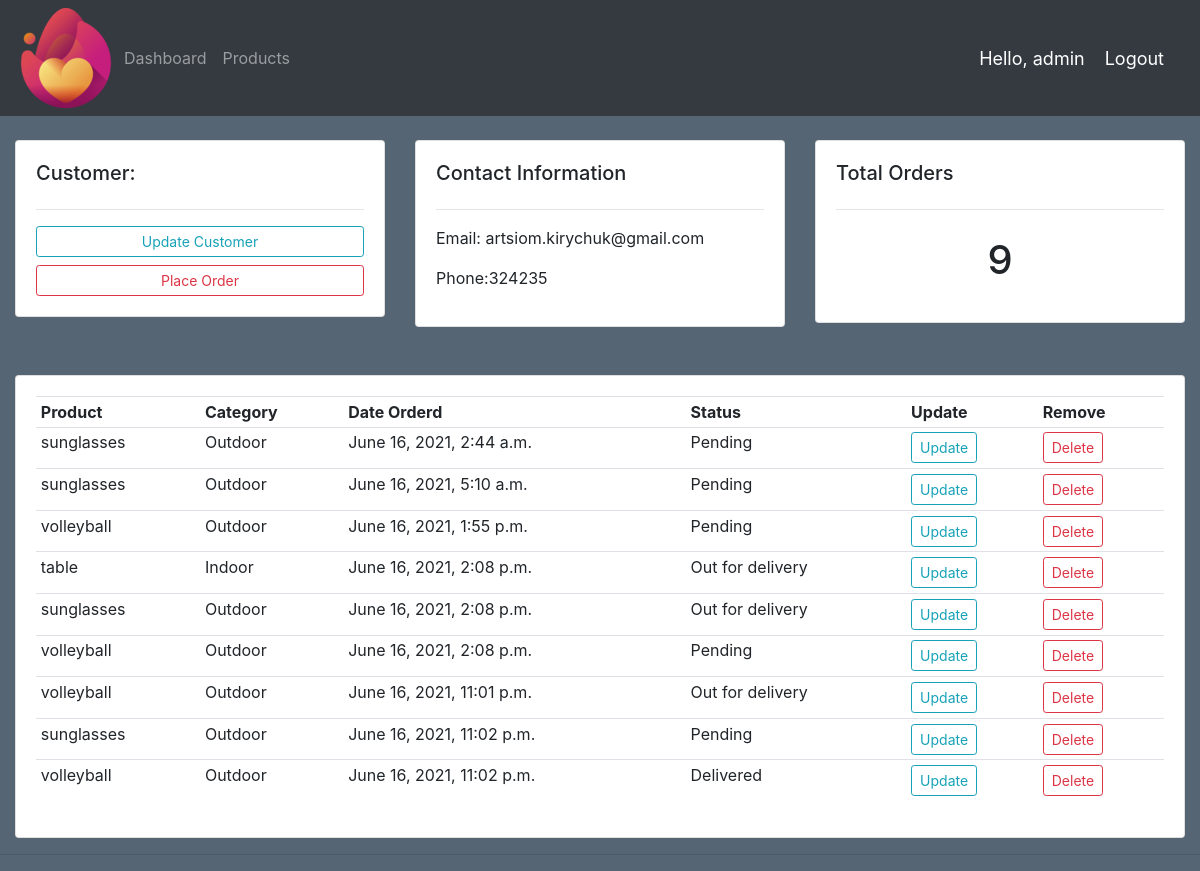
The app's page /customer/1/ (signed in) with its own data.
### accounts/models.py (models this page shows, shortened)
class Customer(models.Model):
    user = models.OneToOneField(User, null=True, on_delete=models.CASCADE)
    name = models.CharField(max_length=100, null=True)
    phone = models.CharField(max_length=15, null=True)
    email = models.CharField(max_length=50, null=True)
    date_created = models.DateTimeField(auto_now_add=True, null=True)

class Order(models.Model):
    STATUS = (
        ('Pending', 'Pending'),
        ('Out for delivery', 'Out for delivery'),
        ('Delivered', 'Delivered'),
    )
    customer = models.ForeignKey(Customer, null=True, on_delete=models.SET_NULL)
    product = models.ForeignKey(Product, null=True, on_delete=models.SET_NULL)
    date_created = models.DateTimeField(auto_now_add=True, null=True)
    status = models.CharField(max_length=100, null=True, choices=STATUS)

class Product(models.Model):
    CATEGORY = (
        ('Indoor', 'Indoor'),
        ('Outdoor', 'Outdoor'),
    )
    name = models.CharField(max_length=100, null=True)
    price = models.FloatField(null=True)
    category = models.CharField(max_length=100, null=True, choices=CATEGORY)
    description = models.CharField(max_length=200, null=True, blank=True)
    date_created = models.DateTimeField(auto_now_add=True, null=True)
    tags = models.ManyToManyField(Tag)
    def __str__(self):
        return self.name

### accounts/decorators.py (the view)
		def wrapper_func(request, *args, **kwargs):
			group = None
			if request.user.groups.exists():
				group = request.user.groups.all()[0].name
			if group in allowed_roles:
				return view_func(request, *args, **kwargs)
			else:
				return HttpResponse('You are not authorized to view this page')

### accounts/views.py (called while the page is built)
@login_required(login_url='login')
@allowed_users(allowed_roles=['admin'])
def customer(request, primary_key):
    customer = Customer.objects.get(id=primary_key)
    orders = customer.order_set.all()
    count_order = orders.count()
    context = {'customer': customer, 'orders': orders, 'count_order': count_order}
    return render(request, 'accounts/customer.html', context)

### accounts/templates/accounts/customer.html
{%  extends 'accounts/main.html' %}
{% block content %}
	<br>
<div class="row">
	<div class="col-md">
		<div class="card card-body">
			<h5>Customer:</h5>
			<hr>
			<a class="btn btn-outline-info  btn-sm btn-block" href="">Update Customer</a>
			<a class="btn btn-outline-danger  btn-sm btn-block" href="{% url 'create_order' customer.id %}">Place Order</a>
		</div>
	</div>
	<div class="col-md">
		<div class="card card-body">
			<h5>Contact Information</h5>
			<hr>
			<p>Email: {{customer.email}}</p>
			<p>Phone:{{customer.phone}} </p>
		</div>
	</div>
	<div class="col-md">
		<div class="card card-body">
			<h5>Total Orders</h5>
			<hr>
			<h1 style="text-align: center;padding: 10px">{{count_order}}</h1>
		</div>
	</div>
</div>
<br>
<br>
<div class="row">
	<div class="col-md">
		<div class="card card-body">
			<table class="table table-sm">
				<tr>
					<th>Product</th>
					<th>Category</th>
					<th>Date Orderd</th>
					<th>Status</th>
					<th>Update</th>
					<th>Remove</th>
				</tr>
				{% for order in orders %}
				<tr>
					<td>{{order.product}}</td>
					<td>{{order.product.category}}</td>
					<td>{{order.date_created}}</td>
					<td>{{order.status}}</td>
					<td><a class="btn btn-outline-info btn-sm" href="{% url 'update_order' order.id %}">Update</a> </td>
						<td><a class="btn btn-outline-danger btn-sm" href="{% url 'delete_order' order.id %}">Delete</a> </td>
				</tr>
				{% endfor %}
			</table>
		</div>
	</div>
</div>
{% endblock %}

### accounts/templates/accounts/navbar.html (shortened to what this page needs)
{% load static %}
<nav class="navbar navbar-expand-lg navbar-dark bg-dark">
  <img src="{% static 'images/im1.png'   %}">
  <div class="collapse navbar-collapse" id="navbarNav">
    <ul class="navbar-nav">
      {% if request.user.is_staff %}
      <li class="nav-item ">
        <a class="nav-link" href="{% url 'home' %}">Dashboard </a>
      </li>
      <li class="nav-item">
        <a class="nav-link" href="{% url 'products' %}">Products</a>
      </li>
      {% endif %}
    </ul>
  </div>
  <span class="hello-msg">Hello, {{request.user}} </span>
  <span><a class="hello-msg" href="{% url 'logout' %}">Logout</a> </span>
</nav>

### static/css/main.css (style rules this page uses)
body { background-color: #566573; }

### accounts/templates/accounts/navbar.html (style rules this page uses)
.hello-msg { font-size: 18px; color: #fff; margin-right: 20px; }

### records on screen
Customer: email "artsiom.kirychuk@gmail.com", phone "324235"
Order: product "sunglasses", product.category "Outdoor", date_created "June 16, 2021, 2:44 a.m.", status "Pending"
Order: product "sunglasses", product.category "Outdoor", date_created "June 16, 2021, 5:10 a.m.", status "Pending"
Order: product "volleyball", product.category "Outdoor", date_created "June 16, 2021, 1:55 p.m.", status "Pending"
Order: product "table", product.category "Indoor", date_created "June 16, 2021, 2:08 p.m.", status "Out for delivery"
Order: product "sunglasses", product.category "Outdoor", date_created "June 16, 2021, 2:08 p.m.", status "Out for delivery"
Order: product "volleyball", product.category "Outdoor", date_created "June 16, 2021, 2:08 p.m.", status "Pending"
Order: product "volleyball", product.category "Outdoor", date_created "June 16, 2021, 11:01 p.m.", status "Out for delivery"
Order: product "sunglasses", product.category "Outdoor", date_created "June 16, 2021, 11:02 p.m.", status "Pending"
Order: product "volleyball", product.category "Outdoor", date_created "June 16, 2021, 11:02 p.m.", status "Delivered"

### other values on screen
{{ request.user }} "admin"
{{ count_order }} "9"
